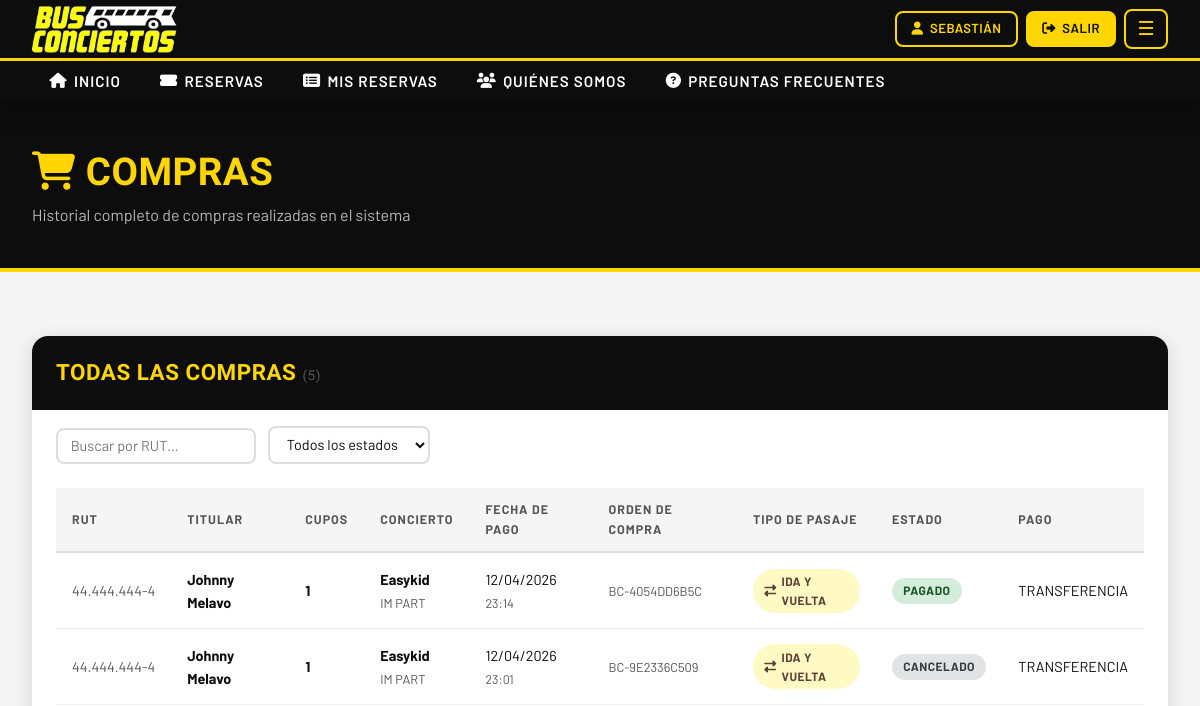
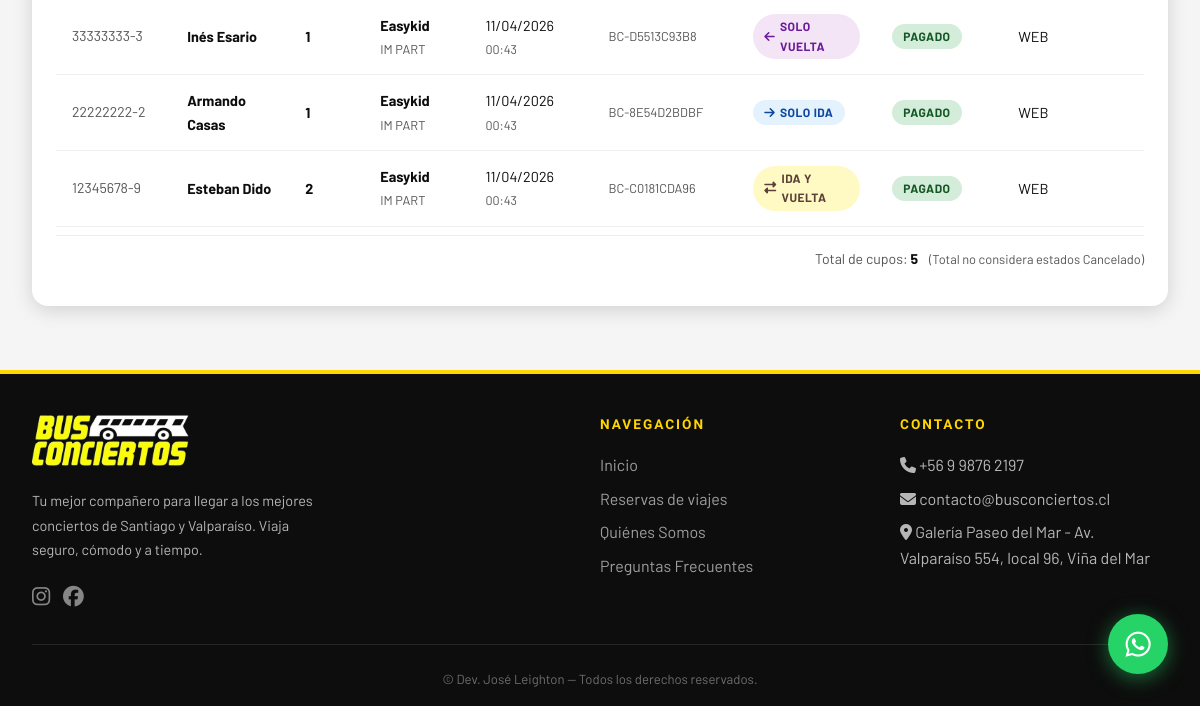
/reservas/compras/ (signed in), run on an earlier commit of the app's database (2 pictures, top to bottom).
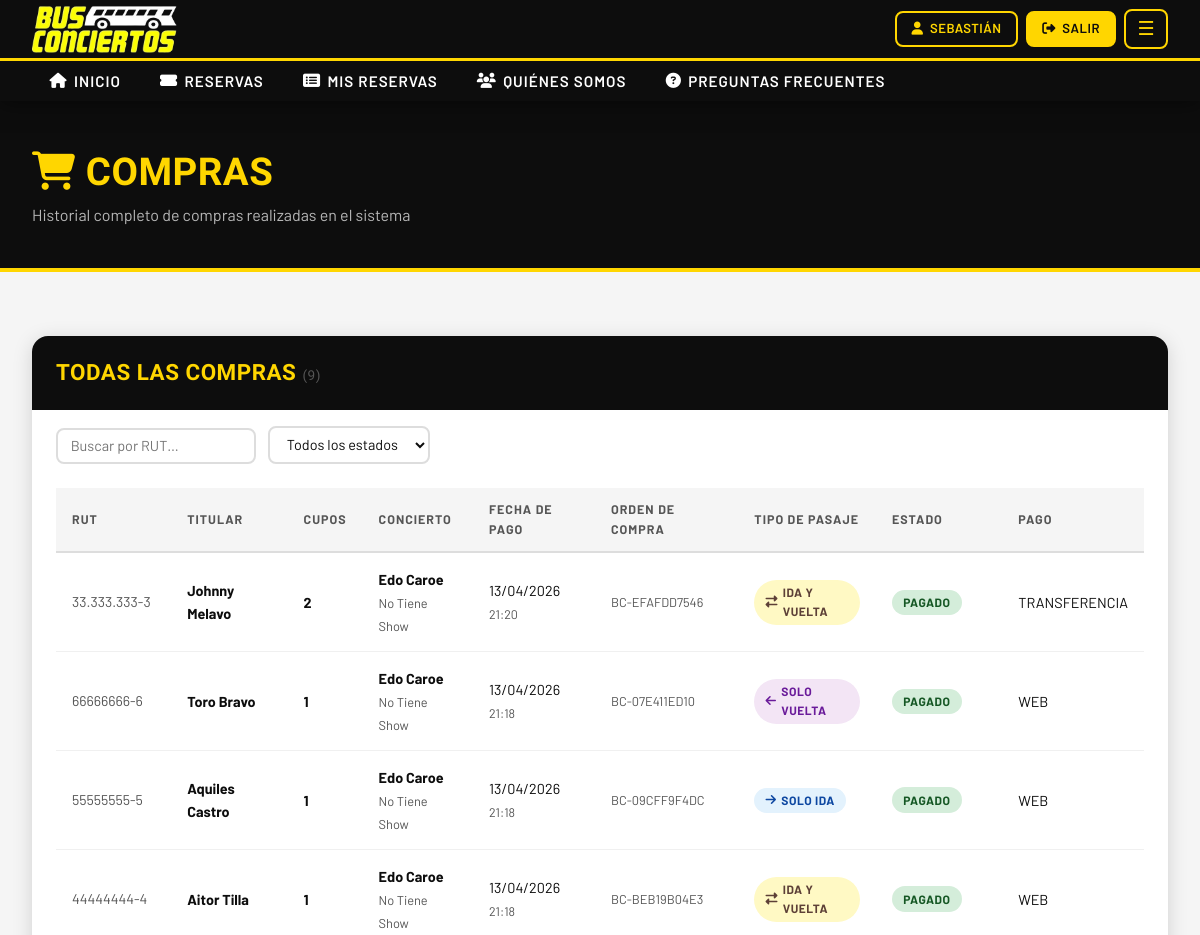
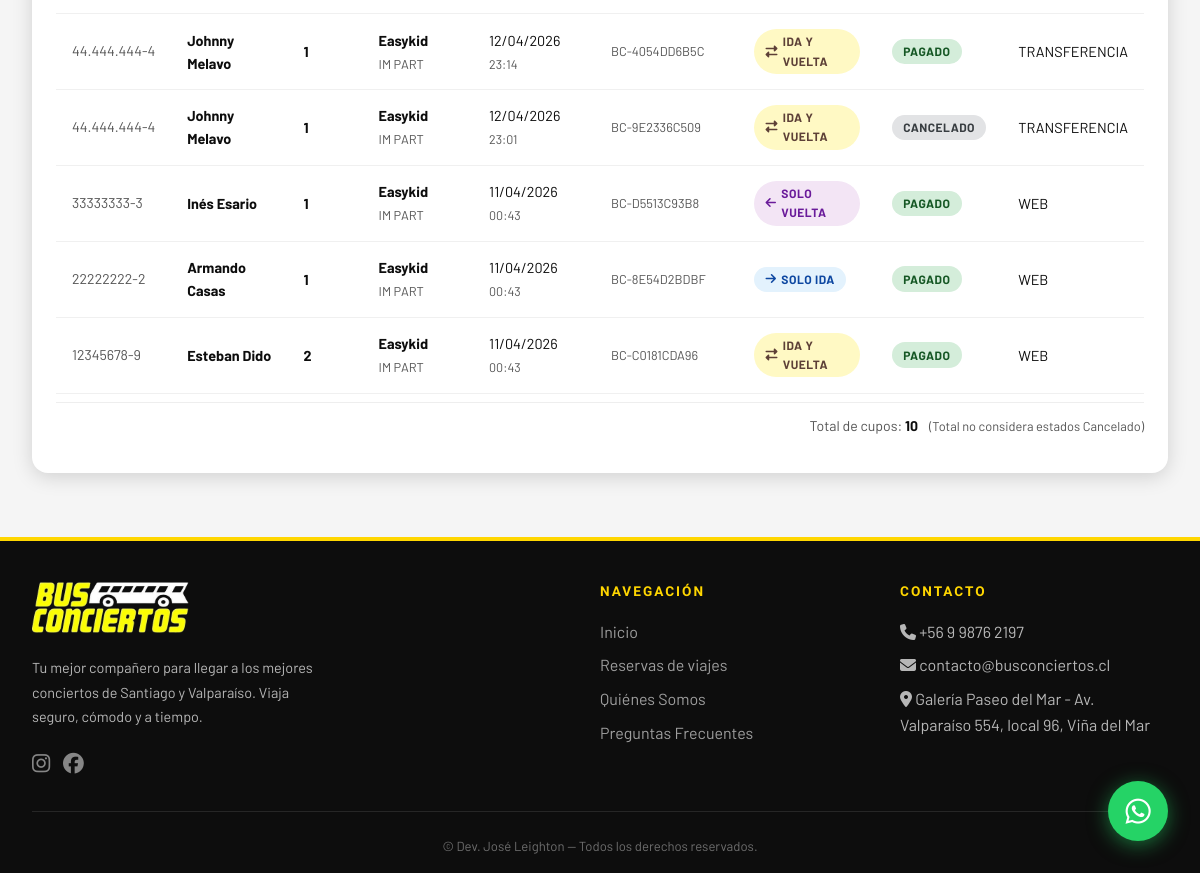
And on a later commit of the database (2 pictures, top to bottom).
### reservas/models.py (models this page shows, shortened)
class Reserva(models.Model):
    ESTADO_CHOICES = [
        ('pendiente', 'Pendiente de Pago'),
        ('pagado', 'Pagado'),
        ('cancelado', 'Cancelado'),
    ]
    TIPO_PASAJE_CHOICES = [
        ('ida_vuelta', 'Ida y Vuelta'),
        ('solo_ida',   'Solo Ida'),
        ('solo_vuelta','Solo Vuelta'),
    ]
    viaje = models.ForeignKey(Viaje, on_delete=models.CASCADE, verbose_name='Viaje')
    horario = models.ForeignKey(HorarioViaje, on_delete=models.SET_NULL, null=True, blank=True, related_name='reservas', verbose_name='Horario')
    usuario = models.ForeignKey(User, on_delete=models.CASCADE, verbose_name='Pasajero')
    cantidad = models.PositiveIntegerField(default=1, verbose_name='Cantidad de cupos')
    tipo_pasaje = models.CharField(max_length=20, choices=TIPO_PASAJE_CHOICES, default='ida_vuelta', verbose_name='Tipo de pasaje')
    PAGO_CHOICES = [
        ('WEB', 'Web'),
        ('TRANSFERENCIA', 'Transferencia'),
    ]
    PLATAFORMA_CHOICES = [
        ('PAGINA', 'Página Web'),
        ('WHATSAPP', 'WhatsApp'),
        ('INSTAGRAM', 'Instagram'),
        ('PRESENCIAL', 'Presencial'),
    ]
    estado = models.CharField(max_length=20, choices=ESTADO_CHOICES, default='pendiente')
    pago = models.CharField(max_length=20, choices=PAGO_CHOICES, null=True, blank=True, verbose_name='Pago')
    plataforma = models.CharField(max_length=20, choices=PLATAFORMA_CHOICES, null=True, blank=True, verbose_name='Plataforma')
    fecha_reserva = models.DateTimeField(auto_now_add=True)
    token_webpay = models.CharField(max_length=255, blank=True, null=True)
    orden_compra = models.CharField(max_length=50, unique=True)
    monto = models.DecimalField(max_digits=10, decimal_places=0)
    grupo_compra = models.CharField(max_length=50, blank=True, null=True, db_index=True)
    rut = models.CharField(max_length=12, blank=True, default='', verbose_name='RUT del titular')
    nombre_titular = models.CharField(max_length=150, blank=True, default='', verbose_name='Nombre del titular')
    ciudad_vuelta = models.CharField(max_length=100, blank=True, default='', verbose_name='Ciudad de retorno')
    contacto = models.CharField(max_length=20, blank=True, default='', verbose_name='Contacto')
    email = models.EmailField(max_length=254, blank=True, default='', verbose_name='Correo electrónico')
    class Meta:
        verbose_name = 'Reserva'
        verbose_name_plural = 'Reservas'
        ordering = ['-fecha_reserva']

class Viaje(models.Model):
    ESTADO_CHOICES = [
        ('disponible', 'Disponible'),
        ('completo', 'Completo'),
        ('cancelado', 'Cancelado'),
        ('realizado', 'Realizado'),
    ]
    concierto = models.ForeignKey(Concierto, on_delete=models.CASCADE, verbose_name='Concierto')
    coordinador = models.ForeignKey(
        User, on_delete=models.SET_NULL, null=True,
        related_name='viajes_coordinados', verbose_name='Coordinador'
    )
    origen = models.CharField(max_length=200, verbose_name='Punto de Origen')
    destino = models.CharField(max_length=200, verbose_name='Destino')
    fecha_salida = models.DateField(verbose_name='Fecha de Salida')
    cupos_totales = models.PositiveIntegerField(verbose_name='Cupos Totales')
    precio_vuelta = models.DecimalField(max_digits=10, decimal_places=0, default=0, verbose_name='Precio Solo Vuelta (CLP)')
    estado = models.CharField(max_length=20, choices=ESTADO_CHOICES, default='disponible')
    descripcion = models.TextField(blank=True, verbose_name='Descripción adicional')
    creado_en = models.DateTimeField(auto_now_add=True)
    class Meta:
        verbose_name = 'Viaje'
        verbose_name_plural = 'Viajes'
        ordering = ['fecha_salida']

### core/models.py (models this page shows, shortened)
class Concierto(models.Model):
    REGION_CHOICES = [
        ('santiago', 'Santiago'),
        ('valparaiso', 'Región de Valparaíso'),
    ]
    nombre = models.CharField(max_length=200, verbose_name='Nombre del Concierto')
    artista = models.CharField(max_length=200, verbose_name='Artista / Banda')
    fecha = models.DateField(verbose_name='Fecha')
    lugar = models.CharField(max_length=300, verbose_name='Lugar / Recinto')
    region = models.CharField(max_length=20, choices=REGION_CHOICES, verbose_name='Región')
    descripcion = models.TextField(blank=True, verbose_name='Descripción')
    imagen_url = models.URLField(blank=True, verbose_name='URL Imagen')
    activo = models.BooleanField(default=True)
    class Meta:
        verbose_name = 'Concierto'
        verbose_name_plural = 'Conciertos'
        ordering = ['fecha']

### reservas/views.py (the view)
# urls.py: path('compras/', views.compras, name='compras'),
@login_required
@user_passes_test(es_coordinador)
def compras(request):
    reservas = (
        Reserva.objects
        .select_related('viaje__concierto', 'usuario')
        .order_by('-fecha_reserva')
    )
    from django.db.models import Sum
    context = {
        'reservas': reservas,
        'total': reservas.count(),
        'total_cupos': reservas.exclude(estado='cancelado').aggregate(total=Sum('cantidad'))['total'] or 0,
    }
    return render(request, 'reservas/compras.html', context)

### reservas/views.py (called while the page is built)
def es_coordinador(user):
    return user.is_authenticated and (
        user.is_superuser or
        user.groups.filter(name__in=['Administrador', 'Coordinador']).exists()
    )

### reservas/templates/reservas/compras.html (shortened to what this page needs)
{% extends 'base.html' %}
{% block content %}
<div class="page-header cp-header-anim">
  <div class="container">
    <h1><i class="fa fa-shopping-cart"></i> Compras</h1>
    <p>Historial completo de compras realizadas en el sistema</p>
  </div>
</div>
<section class="seccion" style="max-width:none;">
  <div class="tabla-wrapper">
    <div class="tabla-header">
      <h2>TODAS LAS COMPRAS <span style="font-size:0.85rem;font-weight:400;color:var(--gris-medio);">({{ total }})</span></h2>
    </div>
    <div class="compras-filters cp-filters-anim" style="padding:1rem 1.5rem 0;">
      <input type="text" id="filtro-rut" placeholder="Buscar por RUT…" style="min-width:200px;" autocomplete="off">
      <select id="filtro-estado">
        <option value="">Todos los estados</option>
      </select>
    </div>
    {% if reservas %}
    <div class="cp-tabla-anim" style="overflow-x:auto;padding:0 1.5rem 1.5rem;">
      <table id="tabla-compras" style="text-align:left;">
        <thead>
          <tr>
            <th>RUT</th>
            <th>Titular</th>
            <th>Cupos</th>
            <th>Concierto</th>
            <th>Fecha de Pago</th>
            <th>Orden de Compra</th>
            <th>Tipo de Pasaje</th>
            <th>Estado</th>
            <th>Pago</th>
          </tr>
        </thead>
        <tbody>
          {% for r in reservas %}
          <tr data-rut="{{ r.rut }}" data-estado="{{ r.estado }}" data-cupos="{{ r.cantidad }}">
            <td style="white-space:nowrap;color:var(--gris-medio);font-size:0.88rem;">{{ r.rut|default:"—" }}</td>
            <td><strong>{{ r.nombre_titular }}</strong></td>
            <td><strong>{{ r.cantidad }}</strong></td>
            <td>
              <strong>{{ r.viaje.concierto.artista }}</strong><br>
              <span style="font-size:0.8rem;color:var(--gris-medio);">{{ r.viaje.concierto.nombre }}</span>
            </td>
            <td style="white-space:nowrap;">
              {{ r.fecha_reserva|date:"d/m/Y" }}<br>
              <span style="font-size:0.78rem;color:var(--gris-medio);">{{ r.fecha_reserva|time:"H:i" }}</span>
            </td>
            <td style="font-size:0.8rem;color:var(--gris-medio);white-space:nowrap;">{{ r.orden_compra }}</td>
            <td>
              {% if r.tipo_pasaje == 'solo_ida' %}
                <span class="badge-estado" style="background:#e3f2fd;color:#0d47a1;"><i class="fa fa-arrow-right"></i> Solo Ida</span>
              {% elif r.tipo_pasaje == 'solo_vuelta' %}
                <span class="badge-estado" style="background:#f3e5f5;color:#6a1b9a;"><i class="fa fa-arrow-left"></i> Solo Vuelta</span>
              {% else %}
                <span class="badge-estado" style="background:#fff9c4;color:#5d4037;"><i class="fa fa-exchange-alt"></i> Ida y Vuelta</span>
              {% endif %}
            </td>
            <td>
              <span class="badge-estado badge-{{ r.estado }}">{{ r.get_estado_display }}</span>
            </td>
            <td>{{ r.pago|default:"—" }}</td>
          </tr>
          {% endfor %}
        </tbody>
      </table>
      <div style="padding:0.75rem 0;text-align:right;font-size:0.88rem;color:var(--gris-medio);border-top:1px solid #eee;margin-top:0.5rem;">
        Total de cupos: <strong id="total-cupos" style="color:var(--negro);">{{ total_cupos }}</strong>
        <span style="margin-left:0.5rem;font-size:0.8rem;color:var(--gris-medio);">(Total no considera estados Cancelado)</span>
      </div>
    </div>
    {% endif %}
  </div>
</section>
{% endblock %}

### templates/base.html (shortened to what this page needs)
{% load static %}
<!DOCTYPE html>
<html lang="es">
<head>
  <link rel="stylesheet" href="https://cdnjs.cloudflare.com/ajax/libs/font-awesome/6.5.0/css/all.min.css" />
  <link rel="stylesheet" href="{% static 'css/main.css' %}" />
</head>
<body>
<nav class="navbar-bc">
  <div class="navbar-top">
    <div class="navbar-inner">
      <a href="{% url 'inicio' %}" class="brand">
        <img src="{% static 'img/logo-busconciertos.png' %}" alt="Bus Conciertos" class="brand-logo">
      </a>
      <div class="nav-actions">
        {% if user.is_authenticated %}
          <a href="{% url 'mi_perfil' %}" class="btn btn-outline btn-sm"><i class="fa fa-user"></i> {{ user.first_name|default:user.username }}</a>
          <a href="{% url 'logout' %}" class="btn btn-primary btn-sm"><i class="fa fa-sign-out-alt"></i> Salir</a>
          {% if user.is_superuser or user.groups.all.0.name == 'Administrador' or user.groups.all.0.name == 'Coordinador' %}
          <div class="nav-admin-dropdown">
            <button class="nav-admin-trigger" aria-label="Menú admin">☰</button>
          </div>
          {% endif %}
        {% else %}
          <a href="{% url 'login' %}" class="btn btn-outline btn-sm"><i class="fa fa-sign-in-alt"></i> Ingresar</a>
          <a href="{% url 'registro' %}" class="btn btn-primary btn-sm"><i class="fa fa-user-plus"></i> Registrarse</a>
        {% endif %}
      </div>
    </div>
  </div>
  <div class="nav-collapse">
    <ul class="nav-links">
      <li><a href="{% url 'inicio' %}"><i class="fa fa-home"></i> Inicio</a></li>
      <li><a href="{% url 'lista_viajes' %}"><i class="fa fa-ticket-alt"></i> Reservas</a></li>
      {% if user.is_authenticated %}
      <li><a href="{% url 'mis_reservas' %}"><i class="fa fa-list-alt"></i> Mis Reservas</a></li>
      {% endif %}
      <li><a href="{% url 'quienes_somos' %}"><i class="fa fa-users"></i> Quiénes Somos</a></li>
      <li><a href="{% url 'preguntas_frecuentes' %}"><i class="fa fa-question-circle"></i> Preguntas Frecuentes</a></li>
    </ul>
  </div>
</nav>
<main>
  {% block content %}{% endblock %}
</main>
<footer>
  <div class="footer-grid">
    <div>
      <div class="footer-brand"><img src="{% static 'img/logo-busconciertos.png' %}" alt="Bus Conciertos" style="height:52px;width:auto;"></div>
      <p style="font-size:0.9rem;max-width:300px;line-height:1.7;">
        Tu mejor compañero para llegar a los mejores conciertos de Santiago y Valparaíso. Viaja seguro, cómodo y a tiempo.
      </p>
      <div style="margin-top:1rem;display:flex;gap:0.8rem;">
        <a href="https://www.instagram.com/busconciertos/" target="_blank" rel="noopener" style="color:rgba(255,255,255,0.5);font-size:1.3rem;"><i class="fab fa-instagram"></i></a>
        <a href="https://www.facebook.com/busconciertos" target="_blank" rel="noopener" style="color:rgba(255,255,255,0.5);font-size:1.3rem;"><i class="fab fa-facebook"></i></a>
      </div>
    </div>
    <div>
      <h4>Navegación</h4>
      <ul>
        <li><a href="{% url 'inicio' %}">Inicio</a></li>
        <li><a href="{% url 'lista_viajes' %}">Reservas de viajes</a></li>
        <li><a href="{% url 'quienes_somos' %}">Quiénes Somos</a></li>
        <li><a href="{% url 'preguntas_frecuentes' %}">Preguntas Frecuentes</a></li>
      </ul>
    </div>
    <div>
      <h4>Contacto</h4>
      <ul>
        <li><i class="fa fa-phone"></i> +56 9 9876 2197</li>
        <li><i class="fa fa-envelope"></i> contacto@busconciertos.cl</li>
        <li><i class="fa fa-map-marker-alt"></i> Galería Paseo del Mar - Av. Valparaíso 554, local 96, Viña del Mar</li>
      </ul>
    </div>
  </div>
  <div class="footer-bottom">
    <p>&copy; {{ "now"|date:"Y" }} Dev. José Leighton — Todos los derechos reservados.</p>
  </div>
</footer>
<a href="https://wa.me/56998762197?text=Hola,%20quiero%20información%20sobre%20los%20viajes%20a%20conciertos"
   class="whatsapp-fab" target="_blank" rel="noopener" title="Consultas por WhatsApp">
  <i class="fab fa-whatsapp"></i>
</a>
</body>
</html>

### reservas/templates/reservas/compras.html (style rules this page uses)
.cp-header-anim { animation: cp-fadeDown 0.5s ease both; }
.cp-filters-anim { animation: cp-fadeUp 0.5s ease both; animation-delay: 0.1s; opacity: 0; }
.cp-tabla-anim { animation: cp-fadeUp 0.6s ease both; animation-delay: 0.2s; opacity: 0; }
.compras-filters { display: flex; flex-wrap: wrap; gap: 0.75rem; align-items: flex-end; margin-bottom: 1.5rem; }
.compras-filters input, .compras-filters select { padding: 0.45rem 0.8rem; border: 2px solid #ddd; border-radius: var(--radio); font-family: inherit; font-size: 0.9rem; background: var(--blanco); color: var(--negro); outline: none; transition: border-color 0.2s; }

What changed in the data, as far as the page shows it:
added Reserva: rut "33.333.333-3", nombre_titular "Johnny Melavo", cantidad "2", viaje.concierto.artista "Edo Caroe", viaje.concierto.nombre "No Tiene Show", fecha_reserva "13/04/2026", fecha_reserva "21:20", orden_compra "BC-EFAFDD7546", tipo_pasaje "ida_vuelta" (drawn), estado "PAGADO", pago "TRANSFERENCIA"
added Reserva: rut "66666666-6", nombre_titular "Toro Bravo", cantidad "1", viaje.concierto.artista "Edo Caroe", viaje.concierto.nombre "No Tiene Show", fecha_reserva "13/04/2026", fecha_reserva "21:18", orden_compra "BC-07E411ED10", tipo_pasaje "solo_vuelta" (drawn), estado "PAGADO", pago "WEB"
added Reserva: rut "55555555-5", nombre_titular "Aquiles Castro", cantidad "1", viaje.concierto.artista "Edo Caroe", viaje.concierto.nombre "No Tiene Show", fecha_reserva "13/04/2026", fecha_reserva "21:18", orden_compra "BC-09CFF9F4DC", tipo_pasaje "solo_ida" (drawn), estado "PAGADO", pago "WEB"
added Reserva: rut "44444444-4", nombre_titular "Aitor Tilla", cantidad "1", viaje.concierto.artista "Edo Caroe", viaje.concierto.nombre "No Tiene Show", fecha_reserva "13/04/2026", fecha_reserva "21:18", orden_compra "BC-BEB19B04E3", tipo_pasaje "ida_vuelta" (drawn), estado "PAGADO", pago "WEB"
Also different on the page:
{{ total }}: "5" → "9"
{{ total_cupos }}: "5" → "10"
